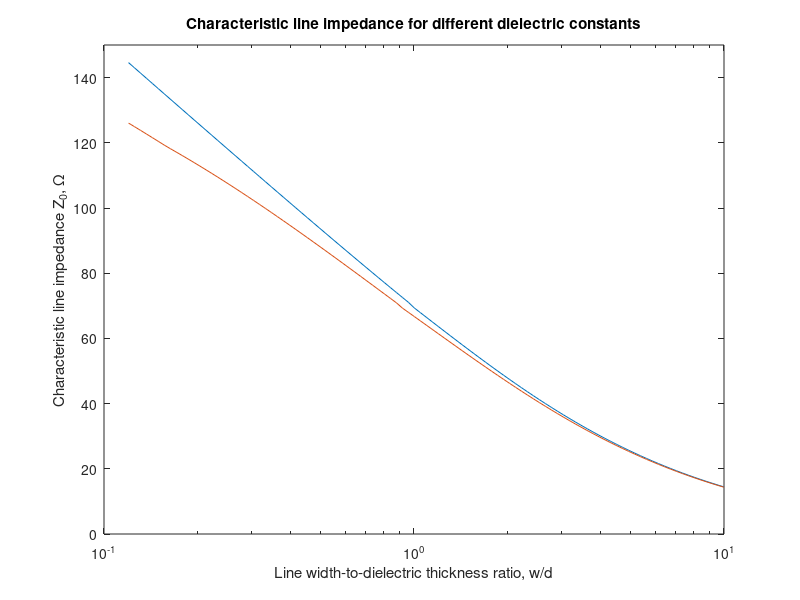

Write the MATLAB code that produced this figure.
%
%   This file generates the graphs of the characteristic 
%   impedance for the microstrip line of two different 
%   metallization thicknesses
% 
%   Copyright (c) 1999 by P.Bretchko and R.Ludwig
%   "RF Circuit Design: Theory and Practice"
%

clear all;
close all;  % close all opened graphs

er=4.6;     % relative dielectric constant of the substrate 
h=25;       % substrate thickness [in mil]
tt=[0 1.5]; % thickness of the conductor [in mil]

% define w/h ratio in log scale
N=100;
wh_min=0.12;
wh_max=10;
wh_initial=wh_min*((wh_max/wh_min).^((0:N)/N)); % unadjusted w/h ratio

figure;   % open new graph for characteristic impedance

Zf=sqrt(4*pi*1e-7/8.85e-12);

for n=1:length(tt)
   
   t=tt(n);
   
   % adjust w/h ratio due to nonzero conductor thickness
   if t>0
      w=wh_initial*h;
      x=h*(wh>1/(2*pi))+2*pi*w.*(wh<=1/(2*pi));
      w_eff=w+t/pi*(1+log(2*x/t));
      wh=w_eff/h;
   else
      wh=wh_initial;
   end;
   
   % compute effective dielectric constant
   eps_eff_2_43=(er+1)/2+(er-1)/2*((1+12./wh).^(-0.5)+0.04*(1-wh).^2); % valid for w/h<1
   eps_eff_2_45=(er+1)/2+(er-1)/2*(1+12./wh).^(-0.5);                  % valid for w/h>1
   eps_eff=eps_eff_2_43.*(wh<1)+eps_eff_2_45.*(wh>=1);
   
   % compute characteristic line impedance
   Z0_2_42=Zf./(2*pi*(eps_eff.^0.5)).*log(8./wh+wh/4);       % see equation (2.42)
   Z0_2_44=Zf./(eps_eff.^0.5)./(1.393+wh+2/3*log(wh+1.444)); % see equation (2.44)
   Z0=Z0_2_42.*(wh<1)+Z0_2_44.*(wh>=1);
   semilogx(wh_initial,Z0);
   hold on;
end;

title('Characteristic line impedance for different dielectric constants');
xlabel('Line width-to-dielectric thickness ratio, w/d');
ylabel('Characteristic line impedance Z_0, {\Omega}');
axis([0.1 10 0 150]);

